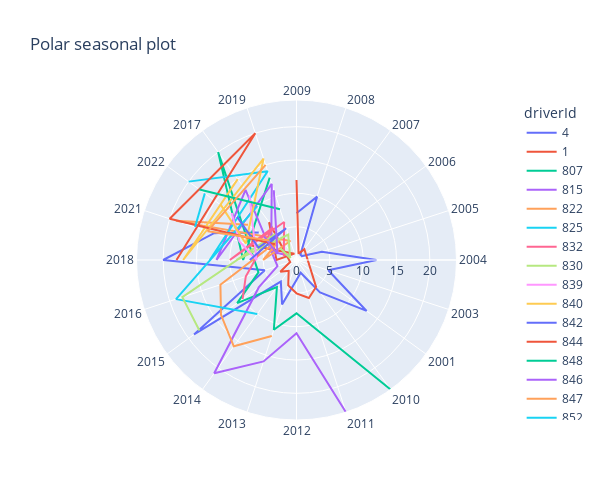

Notebook cell for this chart:
### Code cell
fig = px.line_polar(results_Monaco ,r='positionOrder', theta= 'year_str', 
                    color = 'driverId', line_close=False, 
                    title='Polar seasonal plot',
                    width=600, height=500)
fig.show()

### Figure 1 — Plotly figure (JSON) as saved in the notebook; plotly's stock layout.template omitted (floating-point values rounded to 4 significant figures)
{"data": [{"hovertemplate": "driverId=4<br>positionOrder=%{r}<br>year_str=%{theta}<extra></extra>", "legendgroup": "4", "line": {"color": "#636efa", "dash": "solid"}, "marker": {"symbol": "circle"}, "mode": "lines", "name": "4", "r": [7, 10, 1, 1, 4, 12, 5, 13, 6, 2, 3, 7, 4, 19, 5, 20, 13, 7], "showlegend": true, "subplot": "polar", "theta": ["2009", "2008", "2007", "2006", "2005", "2004", "2003", "2001", "2010", "2011", "2012", "2013", "2014", "2015", "2016", "2018", "2021", "2022"], "type": "scatterpolar"}, {"hovertemplate": "driverId=1<br>positionOrder=%{r}<br>year_str=%{theta}<extra></extra>", "legendgroup": "1", "line": {"color": "#EF553B", "dash": "solid"}, "marker": {"symbol": "circle"}, "mode": "lines", "name": "1", "r": [12, 1, 2, 5, 6, 5, 4, 2, 3, 1, 7, 3, 1, 7, 8], "showlegend": true, "subplot": "polar", "theta": ["2009", "2008", "2007", "2010", "2011", "2012", "2013", "2014", "2015", "2016", "2017", "2018", "2019", "2021", "2022"], "type": "scatterpolar"}, {"hovertemplate": "driverId=807<br>positionOrder=%{r}<br>year_str=%{theta}<extra></extra>", "legendgroup": "807", "line": {"color": "#00cc96", "dash": "solid"}, "marker": {"symbol": "circle"}, "mode": "lines", "name": "807", "r": [24, 8, 11, 5, 11, 6, 20, 8, 13], "showlegend": true, "subplot": "polar", "theta": ["2010", "2012", "2013", "2014", "2015", "2016", "2017", "2018", "2019"], "type": "scatterpolar"}, {"hovertemplate": "driverId=815<br>positionOrder=%{r}<br>year_str=%{theta}<extra></extra>", "legendgroup": "815", "line": {"color": "#ab63fa", "dash": "solid"}, "marker": {"symbol": "circle"}, "mode": "lines", "name": "815", "r": [24, 11, 16, 21, 7, 3, 13, 12, 12, 4, 1], "showlegend": true, "subplot": "polar", "theta": ["2011", "2012", "2013", "2014", "2015", "2016", "2017", "2018", "2019", "2021", "2022"], "type": "scatterpolar"}, {"hovertemplate": "driverId=822<br>positionOrder=%{r}<br>year_str=%{theta}<extra></extra>", "legendgroup": "822", "line": {"color": "#FFA15A", "dash": "solid"}, "marker": {"symbol": "circle"}, "mode": "lines", "name": "822", "r": [12, 16, 14, 12, 4, 5, 3, 19, 9], "showlegend": true, "subplot": "polar", "theta": ["2013", "2014", "2015", "2016", "2017", "2018", "2019", "2021", "2022"], "type": "scatterpolar"}, {"hovertemplate": "driverId=825<br>positionOrder=%{r}<br>year_str=%{theta}<extra></extra>", "legendgroup": "825", "line": {"color": "#19d3f3", "dash": "solid"}, "marker": {"symbol": "circle"}, "mode": "lines", "name": "825", "r": [10, 19, 10, 13, 14, 20], "showlegend": true, "subplot": "polar", "theta": ["2014", "2016", "2017", "2018", "2019", "2022"], "type": "scatterpolar"}, {"hovertemplate": "driverId=832<br>positionOrder=%{r}<br>year_str=%{theta}<extra></extra>", "legendgroup": "832", "line": {"color": "#FF6692", "dash": "solid"}, "marker": {"symbol": "circle"}, "mode": "lines", "name": "832", "r": [10, 8, 6, 10, 6, 2, 2], "showlegend": true, "subplot": "polar", "theta": ["2015", "2016", "2017", "2018", "2019", "2021", "2022"], "type": "scatterpolar"}, {"hovertemplate": "driverId=830<br>positionOrder=%{r}<br>year_str=%{theta}<extra></extra>", "legendgroup": "830", "line": {"color": "#B6E880", "dash": "solid"}, "marker": {"symbol": "circle"}, "mode": "lines", "name": "830", "r": [18, 18, 5, 9, 4, 1, 3], "showlegend": true, "subplot": "polar", "theta": ["2015", "2016", "2017", "2018", "2019", "2021", "2022"], "type": "scatterpolar"}, {"hovertemplate": "driverId=839<br>positionOrder=%{r}<br>year_str=%{theta}<extra></extra>", "legendgroup": "839", "line": {"color": "#FF97FF", "dash": "solid"}, "marker": {"symbol": "circle"}, "mode": "lines", "name": "839", "r": [12, 6, 9, 12], "showlegend": true, "subplot": "polar", "theta": ["2017", "2018", "2021", "2022"], "type": "scatterpolar"}, {"hovertemplate": "driverId=840<br>positionOrder=%{r}<br>year_str=%{theta}<extra></extra>", "legendgroup": "840", "line": {"color": "#FECB52", "dash": "solid"}, "marker": {"symbol": "circle"}, "mode": "lines", "name": "840", "r": [15, 17, 16, 8, 14], "showlegend": true, "subplot": "polar", "theta": ["2017", "2018", "2019", "2021", "2022"], "type": "scatterpolar"}, {"hovertemplate": "driverId=842<br>positionOrder=%{r}<br>year_str=%{theta}<extra></extra>", "legendgroup": "842", "line": {"color": "#636efa", "dash": "solid"}, "marker": {"symbol": "circle"}, "mode": "lines", "name": "842", "r": [7, 5, 6, 11], "showlegend": true, "subplot": "polar", "theta": ["2018", "2019", "2021", "2022"], "type": "scatterpolar"}, {"hovertemplate": "driverId=844<br>positionOrder=%{r}<br>year_str=%{theta}<extra></extra>", "legendgroup": "844", "line": {"color": "#EF553B", "dash": "solid"}, "marker": {"symbol": "circle"}, "mode": "lines", "name": "844", "r": [18, 20, 20, 4], "showlegend": true, "subplot": "polar", "theta": ["2018", "2019", "2021", "2022"], "type": "scatterpolar"}, {"hovertemplate": "driverId=848<br>positionOrder=%{r}<br>year_str=%{theta}<extra></extra>", "legendgroup": "848", "line": {"color": "#00cc96", "dash": "solid"}, "marker": {"symbol": "circle"}, "mode": "lines", "name": "848", "r": [8, 18], "showlegend": true, "subplot": "polar", "theta": ["2019", "2022"], "type": "scatterpolar"}, {"hovertemplate": "driverId=846<br>positionOrder=%{r}<br>year_str=%{theta}<extra></extra>", "legendgroup": "846", "line": {"color": "#ab63fa", "dash": "solid"}, "marker": {"symbol": "circle"}, "mode": "lines", "name": "846", "r": [11, 3, 6], "showlegend": true, "subplot": "polar", "theta": ["2019", "2021", "2022"], "type": "scatterpolar"}, {"hovertemplate": "driverId=847<br>positionOrder=%{r}<br>year_str=%{theta}<extra></extra>", "legendgroup": "847", "line": {"color": "#FFA15A", "dash": "solid"}, "marker": {"symbol": "circle"}, "mode": "lines", "name": "847", "r": [15, 14, 5], "showlegend": true, "subplot": "polar", "theta": ["2019", "2021", "2022"], "type": "scatterpolar"}, {"hovertemplate": "driverId=852<br>positionOrder=%{r}<br>year_str=%{theta}<extra></extra>", "legendgroup": "852", "line": {"color": "#19d3f3", "dash": "solid"}, "marker": {"symbol": "circle"}, "mode": "lines", "name": "852", "r": [16, 17], "showlegend": true, "subplot": "polar", "theta": ["2021", "2022"], "type": "scatterpolar"}, {"hovertemplate": "driverId=855<br>positionOrder=%{r}<br>year_str=%{theta}<extra></extra>", "legendgroup": "855", "line": {"color": "#FF6692", "dash": "solid"}, "marker": {"symbol": "circle"}, "mode": "lines", "name": "855", "r": [16], "showlegend": true, "subplot": "polar", "theta": ["2022"], "type": "scatterpolar"}], "layout": {"height": 500, "legend": {"title": {"text": "driverId"}, "tracegroupgap": 0}, "polar": {"angularaxis": {"direction": "clockwise", "rotation": 90}, "domain": {"x": [0, 1], "y": [0, 1]}}, "title": {"text": "Polar seasonal plot"}, "width": 600}}
